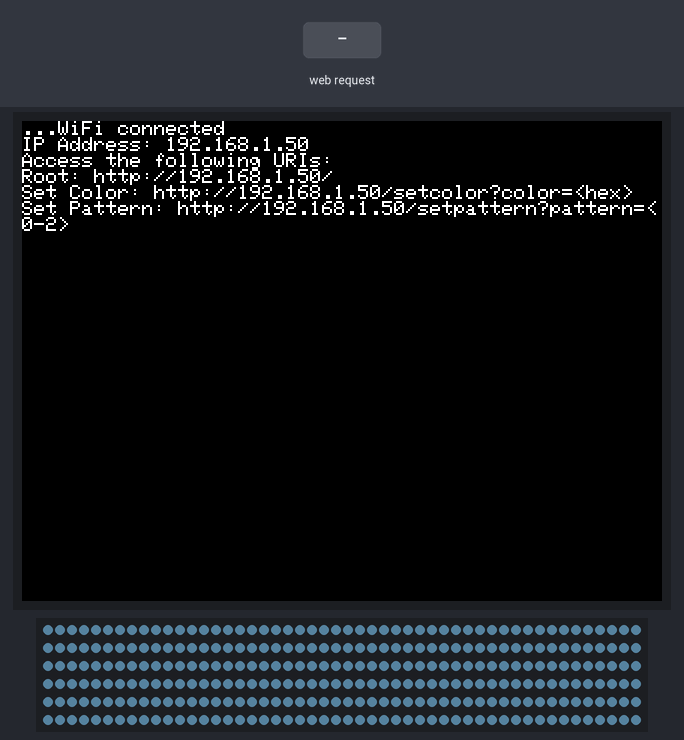
Bench run of a sketch on a simulated ESP32. Parts: 320×240 colour display, 300 RGB LEDs in strip order, left to right, continuing on the next row. The test bench sets the inputs (shaded band). Dim RGB values are drawn brighter than linear; WiFi joins after 1.5 s; servers stay silent unless stated; random numbers use the default seed unless the sketch sets one; what the sketch prints to the serial monitor is not drawn.

Above: at 2.72 s.
2.9 s: HTTP request GET /setpattern?pattern=1 received
At 4.2 s:
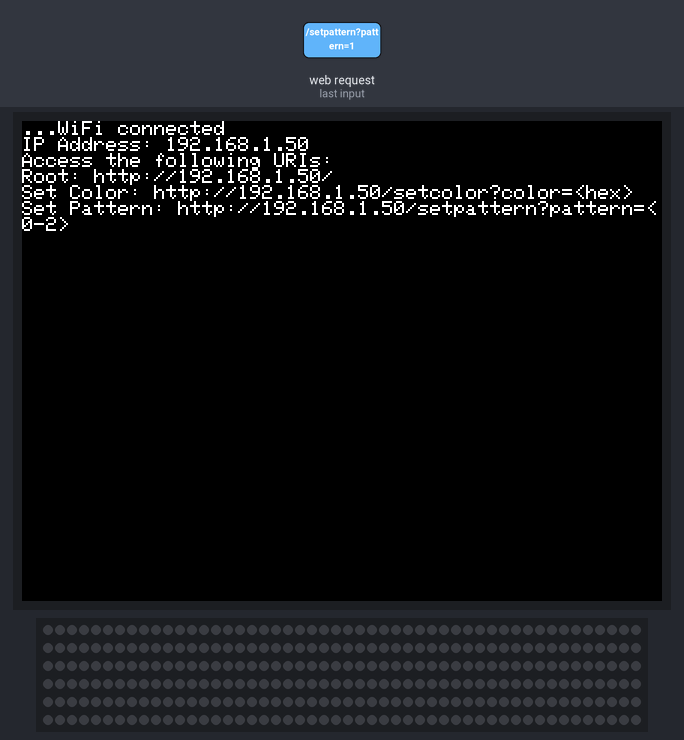
5.2 s: HTTP request GET /setpattern?pattern=0 received
At 6.84 s:
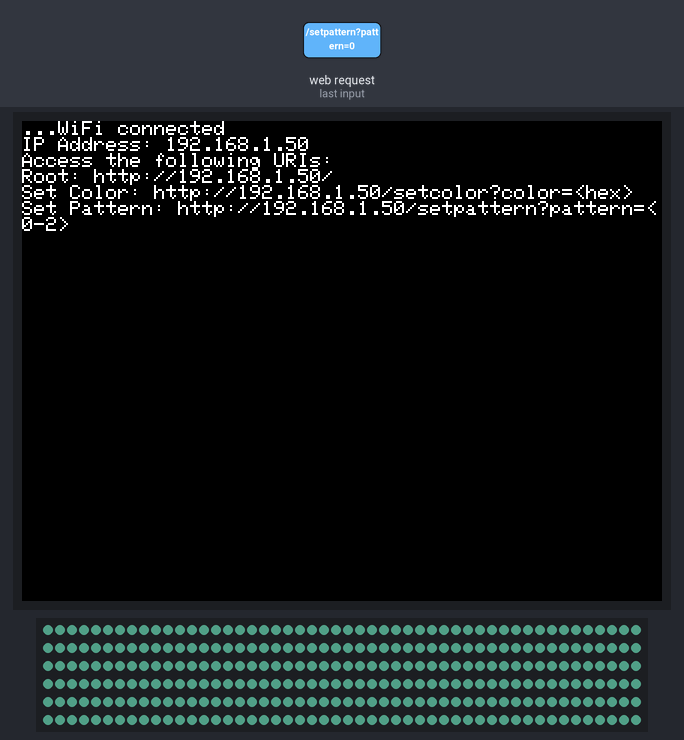
6.9 s: HTTP request GET /setcolor?color=1 received
At 8.84 s:
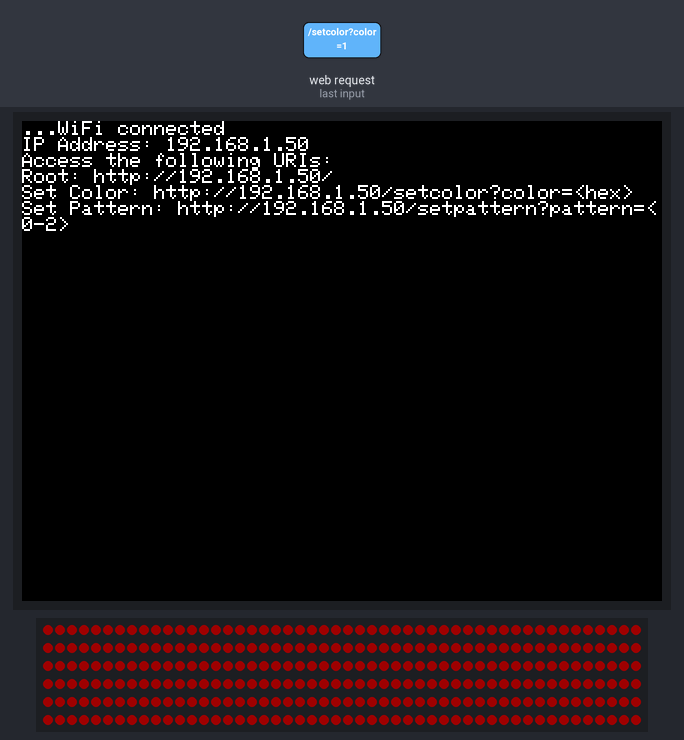

The sketch:

christmas_lineflow.ino
```cpp
#include <M5Unified.h>
#include <WiFi.h>
#include <WebServer.h>
#include <FastLED.h>

#define NUM_LEDS 300
#define DATA_PIN 26
#define MAX_BRIGHTNESS 32
#define CHANGETIME 1000

const CRGB COL[] = { CRGB::Red, CRGB::LightGreen, CRGB::LightSkyBlue, CRGB::Plum, CRGB::Aquamarine, CRGB::Olive };
const int COLsize = sizeof(COL) / sizeof(COL[0]);

CRGB leds[NUM_LEDS];
CRGB currentColor = CRGB::Black;
CRGB currentColor_blink = CRGB::Black;
char br[NUM_LEDS];
char br_delta[NUM_LEDS];
unsigned long startTime = 0;
int currentindex = 0;
int nextindex = 1;
int pattern = 0;  // 現在の発光パターン

const char* ssid = "shikidalab";
const char* password = "52890239";

WebServer server(80);

void handleRoot() {
  String html = "<html><body><h1>LED Control</h1>";
  html += "<p>This application allows you to control the color and lighting pattern of the LEDs.</p>";
  html += "<h2>How to Use</h2>";
  html += "<h3>Set Color</h3>";
  html += "<p>Enter a hexadecimal color code in the form below to set the LED color.</p>";
  html += "<form action=\"/setcolor\" method=\"GET\">";
  html += "Color: <input type=\"text\" name=\"color\" placeholder=\"e.g., FF0000\"><br>";
  html += "<input type=\"submit\" value=\"Set Color\">";
  html += "</form>";
  html += "<h3>Set Pattern</h3>";
  html += "<p>Select a lighting pattern from the dropdown menu below to set the LED lighting pattern.</p>";
  html += "<form action=\"/setpattern\" method=\"GET\">";
  html += "Pattern: <select name=\"pattern\">";
  html += "<option value=\"0\">Blend</option>";
  html += "<option value=\"1\">Blink</option>";
  html += "<option value=\"2\">Fade</option>";
  html += "</select><br>";
  html += "<input type=\"submit\" value=\"Set Pattern\">";
  html += "</form></body></html>";
  server.send(200, "text/html", html);
}

void handleSetColor() {
  if (server.hasArg("color")) {
    String color = server.arg("color");
    long int hexColor = strtol(color.c_str(), NULL, 16);
    currentColor = CRGB(hexColor);
    for (int i = 0; i < NUM_LEDS; i++) {
      leds[i] = currentColor;
    }
    FastLED.show();
    server.send(200, "text/plain", "Color set to " + color);
  } else {
    server.send(400, "text/plain", "Color not specified");
  }
}

void handleSetPattern() {
  if (server.hasArg("pattern")) {
    pattern = server.arg("pattern").toInt();
    server.send(200, "text/plain", "Pattern set to " + String(pattern));
  } else {
    server.send(400, "text/plain", "Pattern not specified");
  }
}

void setup() {
  auto cfg = M5.config();
  cfg.internal_imu = false;
  cfg.internal_rtc = false;
  cfg.internal_spk = false;
  M5.begin(cfg);
  Serial.begin(115200);

  FastLED.addLeds<NEOPIXEL, DATA_PIN>(leds, NUM_LEDS);
  FastLED.setBrightness(MAX_BRIGHTNESS);
  for (int i = 0; i < NUM_LEDS; i++) {
    leds[i] = CRGB::Black;
    br[i] = random(MAX_BRIGHTNESS);
    br_delta[i] = 1;
  }

  WiFi.begin(ssid, password);
  while (WiFi.status() != WL_CONNECTED) {
    delay(500);
    M5.Lcd.print(".");
  }
  M5.Lcd.println("WiFi connected");
  M5.Lcd.print("IP Address: ");
  M5.Lcd.println(WiFi.localIP());

  String ipAddress = WiFi.localIP().toString();
  M5.Lcd.println("Access the following URIs:");
  M5.Lcd.println("Root: http://" + ipAddress + "/");
  M5.Lcd.println("Set Color: http://" + ipAddress + "/setcolor?color=<hex>");
  M5.Lcd.println("Set Pattern: http://" + ipAddress + "/setpattern?pattern=<0-2>");

  server.on("/", handleRoot);
  server.on("/setcolor", handleSetColor);
  server.on("/setpattern", handleSetPattern);
  server.begin();
}

void blendPattern() {
  if (millis() - startTime > CHANGETIME) {
    startTime = millis();
    currentindex = (currentindex + 1) % COLsize;
    nextindex = (currentindex + 1) % COLsize;
  }
  uint8_t blendAmount = map(millis() - startTime, 0, CHANGETIME, 0, 255);
  CRGB C1 = COL[currentindex];
  CRGB C2 = COL[nextindex];
  for (int i = 0; i < NUM_LEDS; i++) {
    leds[i] = blend(C1, C2, blendAmount);
  }
}

void blinkPattern() {
  if (millis() - startTime > CHANGETIME) {
    startTime = millis();
    currentColor_blink = currentColor_blink == CRGB::Black ? currentColor : CRGB::Black;
    for (int i = 0; i < NUM_LEDS; i++) {
      leds[i] = currentColor_blink;
    }
    Serial.println(currentColor.r);
  }
}

void fadePattern() {
  CHSV hsvColor = rgb2hsv_approximate(currentColor);
  for (int i = 0; i < NUM_LEDS; i++) {
    leds[i] = CHSV(hsvColor.hue, hsvColor.sat, br[i]);
    br[i] += br_delta[i];
    if (br[i] >= MAX_BRIGHTNESS*3 || br[i] <= 0) br_delta[i] = -br_delta[i];
  }
}

void loop() {
  server.handleClient();

  switch (pattern) {
    case 0:
      blendPattern();
      break;
    case 1:
      blinkPattern();
      break;
    case 2:
      fadePattern();
      break;
  }

  FastLED.show();
}
```
